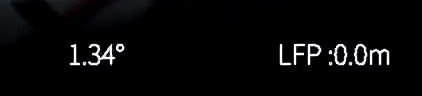
#> input picture 0320/0320/region_percent.png, 422 x 96 px, found by its file name
$ python ocr_test.py
#> lines starting #> are read from the running program, lines starting #| are printed output that depends on the picture
# -*- coding: utf-8 -*-
"""
OCR测试脚本 - 识别 region_percent.png 图片
功能：识别图片中的文字，存为数组，去除空格并打印
"""
import os
import re
import pytesseract
from PIL import Image, ImageEnhance

# 配置Tesseract OCR路径
pytesseract.pytesseract.tesseract_cmd = r'C:\Program Files\Tesseract-OCR\tesseract.exe'

def ocr_test():
    """
    OCR测试函数
    """
    # 图片路径
    image_path = r'd:\Hcode\0320\0320\region_percent.png'

    if not os.path.exists(image_path):
        print(f"错误：图片文件不存在 - {image_path}")
        return

    print(f"开始识别图片: {image_path}")

    try:
        # 打开图片
        image = Image.open(image_path)
#> image is the input picture: PIL image 422x96 RGB; mean R, G, B 7.5, 7.5, 8

        # 增强图像对比度提高识别率
        enhancer = ImageEnhance.Contrast(image)
        enhanced_image = enhancer.enhance(2.0)
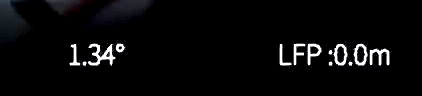
#> enhanced_image: PIL image 422x96 RGB; mean R, G, B 9, 9, 9.7

        # OCR识别
        text = pytesseract.image_to_string(enhanced_image, lang='eng')

        print(f"\n原始识别结果:")
        print(repr(text))

        # 处理结果：去除空格，分割成数组
        # 去除所有空格
        text_no_spaces = re.sub(r'\s+', '', text)

        # 分割成数组（按数字或其他有意义的分割）
        # 这里简单按非数字字符分割
        values = re.findall(r'[\d.]+', text_no_spaces)

        for i, val in enumerate(values):
                values[i] = val[:-1]  # 去掉最后一位
                break

        # 或者按行分割
        lines = text.strip().split('\n')
        lines_no_spaces = [line.replace(' ', '') for line in lines if line.strip()]

        print(f"\n处理后的数组（按数值分割）:")
        print(values)

        print(f"\n处理后的数组（按行分割）:")
        print(lines_no_spaces)

        # 打印变量获取到的值
        print(f"\n变量获取到的值:")
        print(f"values = {values}")
        print(f"lines_no_spaces = {lines_no_spaces}")

    except Exception as e:
        print(f"OCR识别异常: {e}")
        import traceback
        traceback.print_exc()


if __name__ == "__main__":
    ocr_test()
